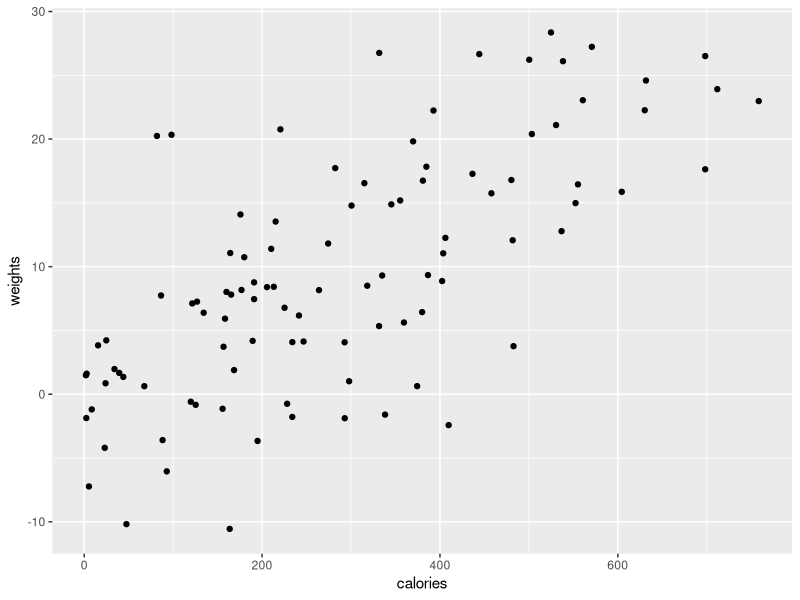
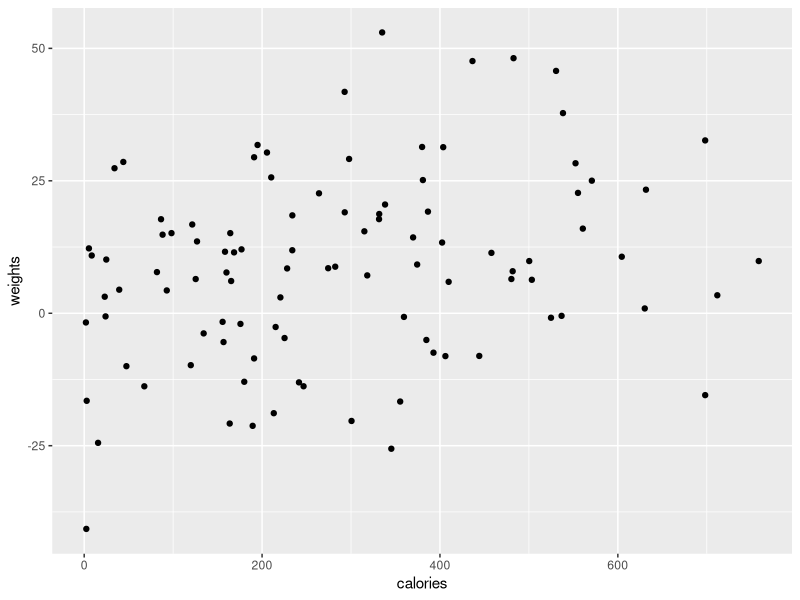
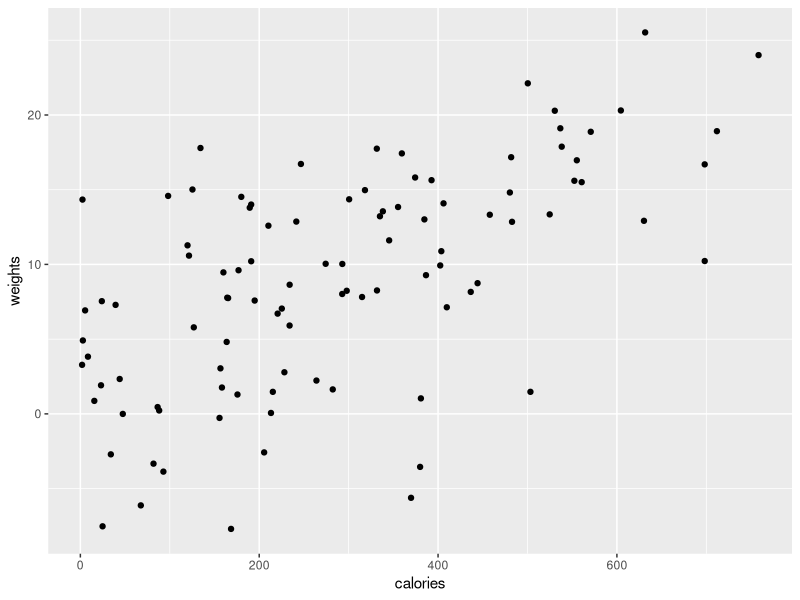

Reproduce these figures in R, in order.
# correlation 
gender <- sample( c('M', 'F'), 100, replace=TRUE, prob=c(0.4, 0.6) )

calories <- abs(rnorm(100, mean = 300, sd = 200))

e1 <- rnorm(100, 0, 7)
weights <- 0.5 + 0.03 * calories + e1
# weights <- weights * 10
# weights[60] <- weights[60] +150
# weights[1:20] <- weights[1:20] * exp(weights[1:20]/10)
summary(weights)

library(tidyverse)
df1 <- tibble(gender, calories, weights)


ggplot(df1, aes(x = calories, y = weights)) + 
  geom_point() #+
  #stat_smooth(method = "lm", col = "red")

r1 <- cor(calories, weights)


e2 <- rnorm(100, 0, 20)
weights <- 0.5 + 0.03 * calories + e2
df2 <- tibble(gender, calories, weights)
ggplot(df2, aes(x = calories, y = weights)) + 
  geom_point()

r2 <- cor(calories, weights)


e3 <- rnorm(100, 0, 6)
weights <- 0.5 + 0.03 * calories + e3
df2 <- tibble(gender, calories, weights)
ggplot(df2, aes(x = calories, y = weights)) + 
  geom_point()

r3 <- cor(calories, weights)

# unitless
r3 <- cor(calories, weights * 10)
